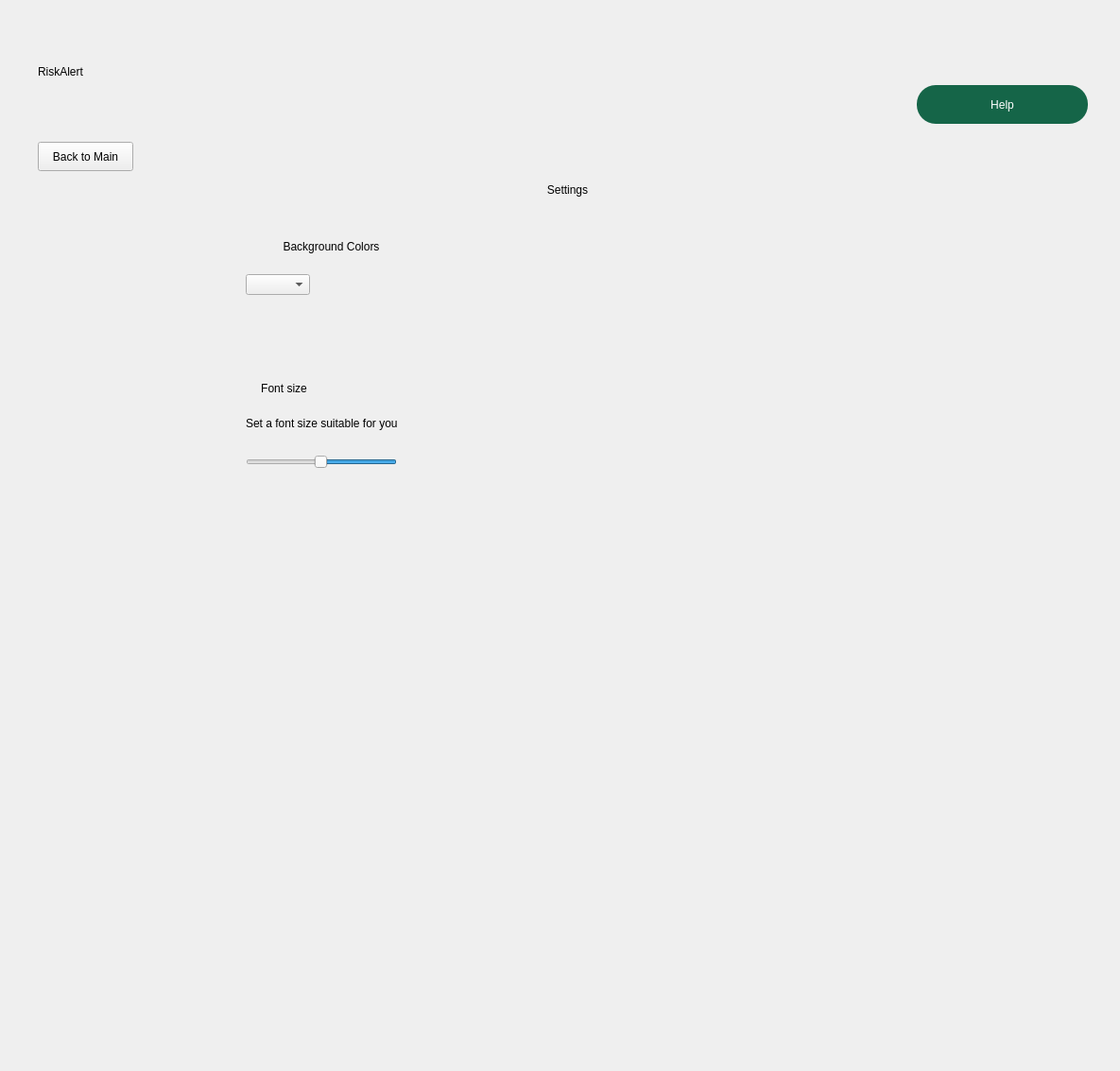
<?xml version="1.0" encoding="UTF-8"?>
<ui version="4.0">
 <class>Dialog</class>
 <widget class="QDialog" name="Dialog">
  <property name="enabled">
   <bool>true</bool>
  </property>
  <property name="geometry">
   <rect>
    <x>0</x>
    <y>0</y>
    <width>1185</width>
    <height>1133</height>
   </rect>
  </property>
  <property name="windowTitle">
   <string>Dialog</string>
  </property>
  <property name="modal">
   <bool>false</bool>
  </property>
  <widget class="QWidget" name="bgwidget" native="true">
   <property name="geometry">
    <rect>
     <x>-10</x>
     <y>-10</y>
     <width>1201</width>
     <height>801</height>
    </rect>
   </property>
   <property name="styleSheet">
    <string notr="true">QWidget#bgwidget{
background-color: &quot;#D4D6CF&quot;; }</string>
   </property>
   <widget class="QLabel" name="brand_name">
    <property name="geometry">
     <rect>
      <x>50</x>
      <y>50</y>
      <width>201</width>
      <height>71</height>
     </rect>
    </property>
    <property name="styleSheet">
     <string notr="true">font: 36pt &quot;MS Shell Dlg 2&quot;; color: &quot;black&quot;</string>
    </property>
    <property name="text">
     <string>RiskAlert</string>
    </property>
   </widget>
   <widget class="QLabel" name="greet_message_2">
    <property name="geometry">
     <rect>
      <x>170</x>
      <y>180</y>
      <width>881</width>
      <height>61</height>
     </rect>
    </property>
    <property name="styleSheet">
     <string notr="true">font: 16pt &quot;MS Shell Dlg 2&quot;;color: &quot;black&quot;</string>
    </property>
    <property name="text">
     <string>Settings</string>
    </property>
    <property name="alignment">
     <set>Qt::AlignCenter</set>
    </property>
   </widget>
   <widget class="QLabel" name="greet_message_3">
    <property name="geometry">
     <rect>
      <x>200</x>
      <y>390</y>
      <width>221</width>
      <height>61</height>
     </rect>
    </property>
    <property name="styleSheet">
     <string notr="true">font: 16pt &quot;MS Shell Dlg 2&quot;;color: &quot;black&quot;</string>
    </property>
    <property name="text">
     <string>Font size</string>
    </property>
    <property name="alignment">
     <set>Qt::AlignCenter</set>
    </property>
   </widget>
   <widget class="QLabel" name="label">
    <property name="geometry">
     <rect>
      <x>270</x>
      <y>450</y>
      <width>161</width>
      <height>16</height>
     </rect>
    </property>
    <property name="text">
     <string>Set a font size suitable for you</string>
    </property>
   </widget>
   <widget class="QLabel" name="greet_message_4">
    <property name="geometry">
     <rect>
      <x>250</x>
      <y>240</y>
      <width>221</width>
      <height>61</height>
     </rect>
    </property>
    <property name="styleSheet">
     <string notr="true">font: 16pt &quot;MS Shell Dlg 2&quot;;color: &quot;black&quot;</string>
    </property>
    <property name="text">
     <string>Background Colors</string>
    </property>
    <property name="alignment">
     <set>Qt::AlignCenter</set>
    </property>
   </widget>
   <widget class="QComboBox" name="color_dropmenu">
    <property name="geometry">
     <rect>
      <x>270</x>
      <y>300</y>
      <width>68</width>
      <height>22</height>
     </rect>
    </property>
   </widget>
   <widget class="QPushButton" name="help_button">
    <property name="geometry">
     <rect>
      <x>980</x>
      <y>100</y>
      <width>181</width>
      <height>41</height>
     </rect>
    </property>
    <property name="styleSheet">
     <string notr="true">border-radius:20px;
background-color: #156548;
font: 14pt &quot;MS Shell Dlg 2&quot;;
color: #ffffff;</string>
    </property>
    <property name="text">
     <string>Help</string>
    </property>
   </widget>
   <widget class="QPushButton" name="back_button">
    <property name="geometry">
     <rect>
      <x>50</x>
      <y>160</y>
      <width>101</width>
      <height>31</height>
     </rect>
    </property>
    <property name="text">
     <string>Back to Main</string>
    </property>
   </widget>
   <widget class="QSlider" name="fontsize_adjuster">
    <property name="geometry">
     <rect>
      <x>270</x>
      <y>490</y>
      <width>160</width>
      <height>18</height>
     </rect>
    </property>
    <property name="autoFillBackground">
     <bool>false</bool>
    </property>
    <property name="singleStep">
     <number>1</number>
    </property>
    <property name="sliderPosition">
     <number>50</number>
    </property>
    <property name="orientation">
     <enum>Qt::Horizontal</enum>
    </property>
    <property name="invertedAppearance">
     <bool>true</bool>
    </property>
    <property name="invertedControls">
     <bool>true</bool>
    </property>
   </widget>
  </widget>
 </widget>
 <resources/>
 <connections/>
</ui>
